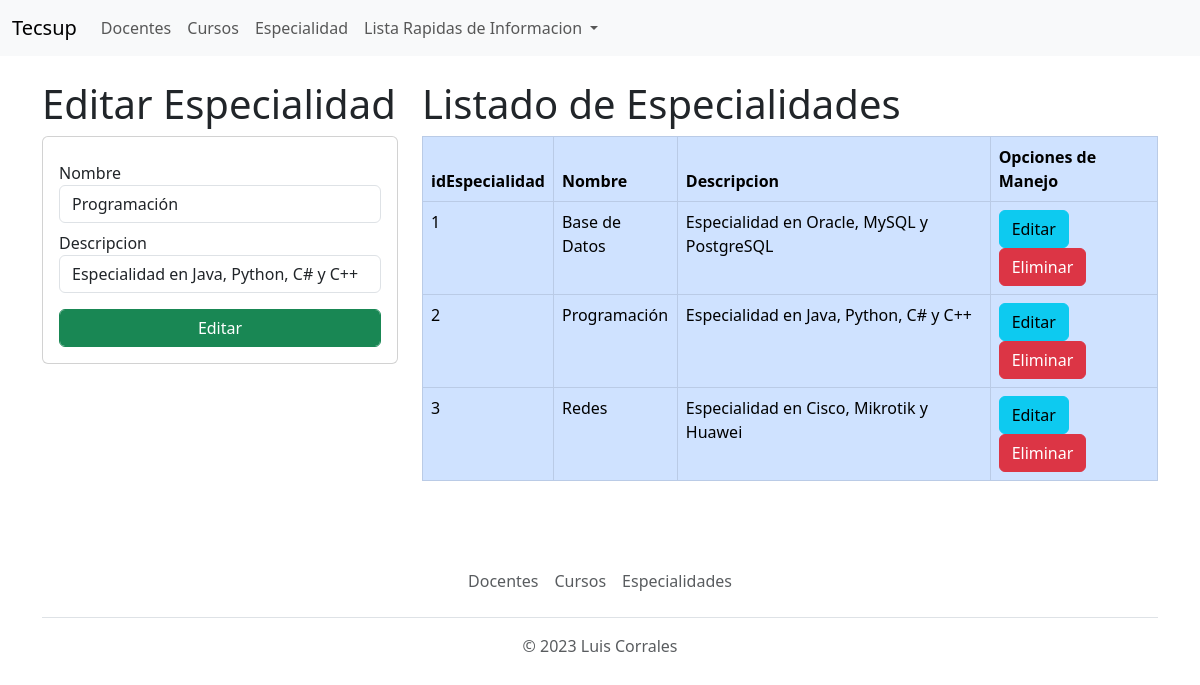
The page /editarespecialidad/2 (signed in) on the database its author committed.
### Aplicaciones/Academico/models.py (models this page shows, shortened)
class Especialidad(models.Model):
    idEspecialidad = models.CharField(primary_key=True, max_length=6)
    nombre = models.CharField(max_length=50)
    descripcion = models.CharField(max_length=200)

### Aplicaciones/Academico/views.py (the view)
# urls.py: path('editarespecialidad/<idEspecialidad>', views.editarespecialidad, name='editarespecialidad'),
@login_required(login_url='Academico:login')
def editarespecialidad (request, idEspecialidad):
    especialidadselec = Especialidad.objects.get(idEspecialidad=idEspecialidad)
    especialidadesListado = Especialidad.objects.all()
    context = {'especialidadselec': especialidadselec, 'especialidades': especialidadesListado}
    return render(request, 'EditarEspecialidad.html', context)

### Aplicaciones/Academico/Templates/EditarEspecialidad.html (shortened to what this page needs)
{%extends 'base.html'%}
{%block body%}
<div class="row">
    <div class="col-sm-12 col-md-6 col-lg-4 col-xl-4">
        <h1>Editar Especialidad</h1>
        <div class="card">
            <div class="card-body">
                <form action="/actualizarespecialidad" method="POST">
                    <div class="form-group mt-2">
                        <label for="txtnombre">Nombre</label>
                        <input type="text" name="txtnombre" value="{{especialidadselec.nombre}}" class="form-control" required>
                    </div>
                    <div class="form-group mt-2">
                        <label for="txtdescripcion">Descripcion</label>
                        <input type="text" name="txtdescripcion" value="{{especialidadselec.descripcion}}" class="form-control" required>
                    </div>
                    <div class="form-group mt-3">
                        <button type="submit" class="btn btn-success form-control" name="btnEditar">Editar</button>
                    </div>
                </form>
            </div>
        </div>
    </div>
    <div class="col-sm-12 col-md-6 col-lg-8 col-xl-8">
        <h1>Listado de Especialidades</h1>
        <div class = "table-respnsive py2">
            <table class="table table-hover table-bordered table-primary">
                <thead>
                    <tr>
                        <th>idEspecialidad</th>
                        <th>Nombre</th>
                        <th>Descripcion</th>
                        <th colspan="2">Opciones de Manejo</th>
                    </tr>
                </thead>
                <tbody>
                    {%for especialidad in especialidades%}
                    <tr>
                        <td>{{especialidad.idEspecialidad}}</td>
                        <td>{{especialidad.nombre}}</td>
                        <td>{{especialidad.descripcion}}</td>
                        <td>
                            <a href="{% url 'Academico:editarespecialidad' especialidad.idEspecialidad %}" class="btn btn-info">Editar</a>
                            <a href="{% url 'Academico:eliminarespecialidad' especialidad.idEspecialidad %}" class="btn btn-danger">Eliminar</a>
                        </td>
                    </tr>
                    {%endfor%}
                </tbody>
            </table>
        </div>
    </div>
</div>
{%endblock%}

### rows shown on the page
Especialidad: txtnombre "Programación", txtdescripcion "Especialidad en Java, Python, C# y C++", idEspecialidad "2", nombre "Programación", descripcion "Especialidad en Java, Python, C# y C++"
Especialidad: idEspecialidad "1", nombre "Base de Datos", descripcion "Especialidad en Oracle, MySQL y PostgreSQL"
Especialidad: idEspecialidad "3", nombre "Redes", descripcion "Especialidad en Cisco, Mikrotik y Huawei"
